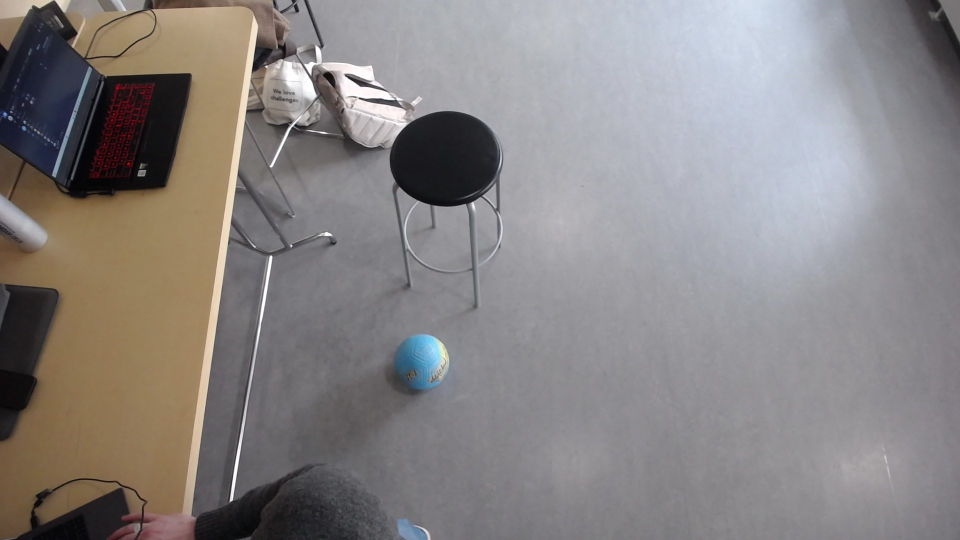
#> input picture image.jpg, 1920 x 1080 px, given in place of the camera (shown at 1/2 size)
$ python test.py
#> lines starting #> are read from the running program, lines starting #| are printed output that depends on the picture; after the words box and inside, x2 and y2 are one past the last pixel; in counts of white or black regions, pixels touching at a corner belong together
import cv2 as cv
import numpy as np
import time

VideoCapture = cv.VideoCapture(0)

prevCircle = None
dist = lambda x1, y1, x2, y2: (x1 - x2)**2 + (y1 - y2)**2

# Variables for FPS calculation
frame_count = 0
start_time = time.time()

while True:
    ret, frame = VideoCapture.read()
#> frame is the input picture: shape (1080, 1920, 3); mean B, G, R 131.9, 132.1, 136.3
    if not ret:
        break

    grayFrame = cv.cvtColor(frame, cv.COLOR_BGR2GRAY)
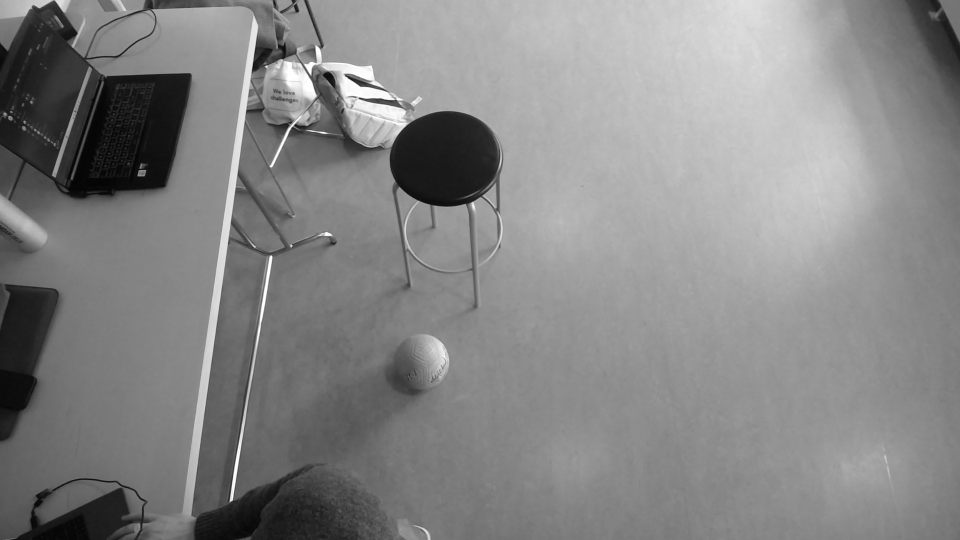
#> grayFrame: shape (1080, 1920) (shown at 1/2 size); min 1, max 255, mean 133.3
    blurFrame = cv.GaussianBlur(grayFrame, (17, 17), 0)

    circles = cv.HoughCircles(blurFrame, cv.HOUGH_GRADIENT, 1.2, 100,
                              param1=100, param2=30, minRadius=75, maxRadius=400)
#> circles = [[892.2, 281.4, 131], [364.2, 287.4, 285.5], [460.2, 359.4, 336.8], [659.4, 324.6, 180.4], [299.4, 199.8, 177.5], [892.2, 451.8, 87.6], [749.4, 401.4, 213], [642.6, 444.6, 180.1], [772.2, 78.6, 130.2], [475.8, 238.2, 104.2], [471, 114.6, 102.5], [670.2, 567, 139.7]]

    if circles is not None:
        circles = np.uint16(np.around(circles))
#> circles = [[892, 281, 131], [364, 287, 285], [460, 359, 337], [659, 325, 180], [299, 200, 177], [892, 452, 88], [749, 401, 213], [643, 445, 180], [772, 79, 130], [476, 238, 104], [471, 115, 102], [670, 567, 140]]
        chosen = None
        for i in circles[0, :]:
            if chosen is None:
                chosen = i
            if prevCircle is not None:
                if dist(chosen[0], chosen[1], prevCircle[0], prevCircle[1]) <= dist(i[0], i[1], prevCircle[0], prevCircle[1]):
                    chosen = i
#> this loop made 12 passes
        cv.circle(frame, (chosen[0], chosen[1]), 1, (0, 100, 100), 3)
#> frame: shape (1080, 1920, 3); under 0.01% of pixels changed, all inside (x1, y1, x2, y2) = (889, 278, 896, 285)
        cv.circle(frame, (chosen[0], chosen[1]), chosen[2], (255, 0, 255), 3)
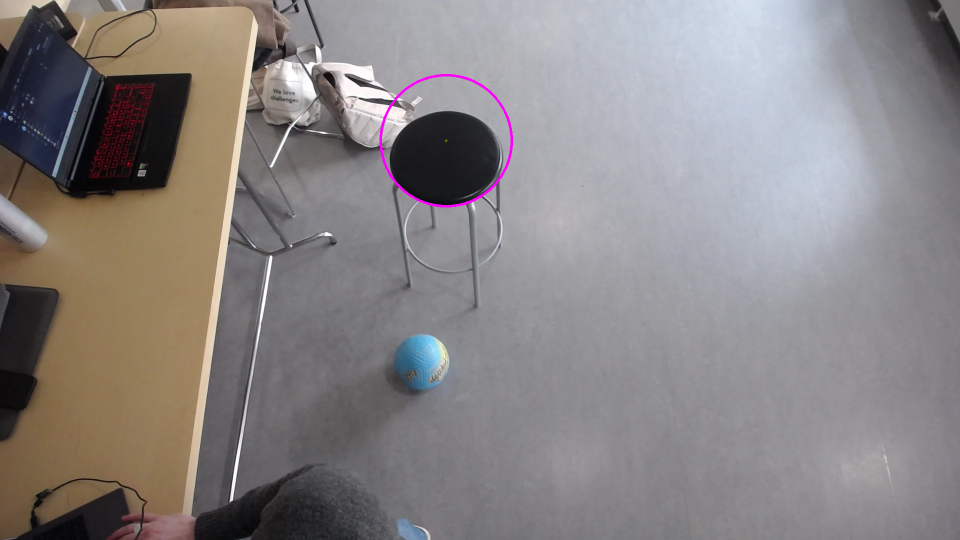
#> frame: shape (1080, 1920, 3) (shown at 1/2 size); mean B, G, R 132.1, 131.9, 136.5
        prevCircle = chosen
#> prevCircle = [892, 281, 131]

    cv.imshow("circles", cv.flip(frame, 1))
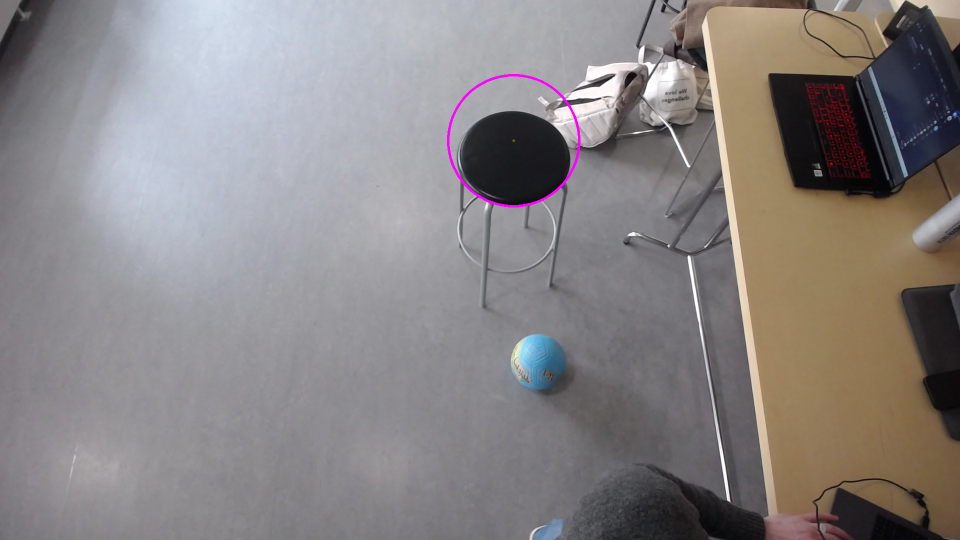
#> window 'circles': shape (1080, 1920, 3) (shown at 1/2 size); mean B, G, R 132.1, 131.9, 136.5
    #cv.imshow("blur", cv.flip(blurFrame, 1))
    frame_count += 1
    if cv.waitKey(1) & 0xFF == ord('q'):
#> (key q is pressed here)
        break

    # Calculate FPS
    if time.time() - start_time >= 1:
        fps = frame_count / (time.time() - start_time)
        print(f"FPS: {fps:.2f}")
        # Reset variables for the next FPS calculation
        frame_count = 0
        start_time = time.time()

VideoCapture.release()
cv.destroyAllWindows()
